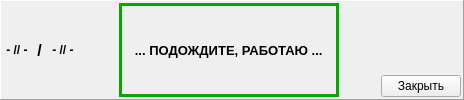
    <widget class="QFrame" name="frame_4">
     <property name="frameShape">
      <enum>QFrame::Panel</enum>
     </property>
     <property name="frameShadow">
      <enum>QFrame::Raised</enum>
     </property>
     <layout class="QHBoxLayout" name="horizontalLayout_5">
      <property name="spacing">
       <number>2</number>
      </property>
      <property name="leftMargin">
       <number>2</number>
      </property>
      <property name="topMargin">
       <number>2</number>
      </property>
      <property name="rightMargin">
       <number>2</number>
      </property>
      <property name="bottomMargin">
       <number>2</number>
      </property>
      <item>
       <widget class="QLabel" name="lab_time_all">
        <property name="font">
         <font>
          <weight>75</weight>
          <bold>true</bold>
         </font>
        </property>
        <property name="text">
         <string> - // - </string>
        </property>
        <property name="alignment">
         <set>Qt::AlignLeading|Qt::AlignLeft|Qt::AlignVCenter</set>
        </property>
       </widget>
      </item>
      <item>
       <widget class="QLabel" name="lab_t1">
        <property name="minimumSize">
         <size>
          <width>0</width>
          <height>32</height>
         </size>
        </property>
        <property name="font">
         <font>
          <pointsize>12</pointsize>
          <weight>75</weight>
          <bold>true</bold>
         </font>
        </property>
        <property name="text">
         <string> / </string>
        </property>
        <property name="alignment">
         <set>Qt::AlignLeading|Qt::AlignLeft|Qt::AlignVCenter</set>
        </property>
       </widget>
      </item>
      <item>
       <widget class="QLabel" name="lab_time">
        <property name="font">
         <font>
          <weight>75</weight>
          <bold>true</bold>
         </font>
        </property>
        <property name="text">
         <string> - // - </string>
        </property>
        <property name="alignment">
         <set>Qt::AlignLeading|Qt::AlignLeft|Qt::AlignVCenter</set>
        </property>
       </widget>
      </item>
      <item>
       <spacer name="horizontalSpacer_33">
        <property name="orientation">
         <enum>Qt::Horizontal</enum>
        </property>
        <property name="sizeHint" stdset="0">
         <size>
          <width>40</width>
          <height>20</height>
         </size>
        </property>
       </spacer>
      </item>
      <item>
       <widget class="QFrame" name="pan_wait">
        <property name="palette">
         <palette>
          <active>
           <colorrole role="WindowText">
            <brush brushstyle="SolidPattern">
             <color alpha="255">
              <red>0</red>
              <green>170</green>
              <blue>0</blue>
             </color>
            </brush>
           </colorrole>
           <colorrole role="Base">
            <brush brushstyle="SolidPattern">
             <color alpha="255">
              <red>255</red>
              <green>255</green>
              <blue>255</blue>
             </color>
            </brush>
           </colorrole>
           <colorrole role="Window">
            <brush brushstyle="SolidPattern">
             <color alpha="255">
              <red>255</red>
              <green>255</green>
              <blue>127</blue>
             </color>
            </brush>
           </colorrole>
          </active>
          <inactive>
           <colorrole role="WindowText">
            <brush brushstyle="SolidPattern">
             <color alpha="255">
              <red>0</red>
              <green>170</green>
              <blue>0</blue>
             </color>
            </brush>
           </colorrole>
           <colorrole role="Base">
            <brush brushstyle="SolidPattern">
             <color alpha="255">
              <red>255</red>
              <green>255</green>
              <blue>255</blue>
             </color>
            </brush>
           </colorrole>
           <colorrole role="Window">
            <brush brushstyle="SolidPattern">
             <color alpha="255">
              <red>255</red>
              <green>255</green>
              <blue>127</blue>
             </color>
            </brush>
           </colorrole>
          </inactive>
          <disabled>
           <colorrole role="WindowText">
            <brush brushstyle="SolidPattern">
             <color alpha="255">
              <red>120</red>
              <green>120</green>
              <blue>120</blue>
             </color>
            </brush>
           </colorrole>
           <colorrole role="Base">
            <brush brushstyle="SolidPattern">
             <color alpha="255">
              <red>255</red>
              <green>255</green>
              <blue>127</blue>
             </color>
            </brush>
           </colorrole>
           <colorrole role="Window">
            <brush brushstyle="SolidPattern">
             <color alpha="255">
              <red>255</red>
              <green>255</green>
              <blue>127</blue>
             </color>
            </brush>
           </colorrole>
          </disabled>
         </palette>
        </property>
        <property name="frameShape">
         <enum>QFrame::Panel</enum>
        </property>
        <property name="frameShadow">
         <enum>QFrame::Plain</enum>
        </property>
        <property name="lineWidth">
         <number>3</number>
        </property>
        <layout class="QHBoxLayout" name="horizontalLayout_26">
         <property name="spacing">
          <number>2</number>
         </property>
         <property name="leftMargin">
          <number>2</number>
         </property>
         <property name="topMargin">
          <number>5</number>
         </property>
         <property name="rightMargin">
          <number>2</number>
         </property>
         <property name="bottomMargin">
          <number>5</number>
         </property>
         <item>
          <widget class="QLabel" name="label_9">
           <property name="palette">
            <palette>
             <active>
              <colorrole role="WindowText">
               <brush brushstyle="SolidPattern">
                <color alpha="255">
                 <red>0</red>
                 <green>0</green>
                 <blue>0</blue>
                </color>
               </brush>
              </colorrole>
             </active>
             <inactive>
              <colorrole role="WindowText">
               <brush brushstyle="SolidPattern">
                <color alpha="255">
                 <red>0</red>
                 <green>0</green>
                 <blue>0</blue>
                </color>
               </brush>
              </colorrole>
             </inactive>
             <disabled>
              <colorrole role="WindowText">
               <brush brushstyle="SolidPattern">
                <color alpha="255">
                 <red>120</red>
                 <green>120</green>
                 <blue>120</blue>
                </color>
               </brush>
              </colorrole>
             </disabled>
            </palette>
           </property>
           <property name="font">
            <font>
             <pointsize>10</pointsize>
             <weight>75</weight>
             <bold>true</bold>
            </font>
           </property>
           <property name="frameShape">
            <enum>QFrame::NoFrame</enum>
           </property>
           <property name="frameShadow">
            <enum>QFrame::Plain</enum>
           </property>
           <property name="lineWidth">
            <number>2</number>
           </property>
           <property name="text">
            <string>   ... ПОДОЖДИТЕ, РАБОТАЮ ...   </string>
           </property>
          </widget>
         </item>
        </layout>
       </widget>
      </item>
      <item>
       <spacer name="horizontalSpacer_6">
        <property name="orientation">
         <enum>Qt::Horizontal</enum>
        </property>
        <property name="sizeHint" stdset="0">
         <size>
          <width>40</width>
          <height>20</height>
         </size>
        </property>
       </spacer>
      </item>
      <item>
       <layout class="QVBoxLayout" name="verticalLayout_2">
        <property name="spacing">
         <number>2</number>
        </property>
        <property name="leftMargin">
         <number>0</number>
        </property>
        <property name="topMargin">
         <number>0</number>
        </property>
        <property name="rightMargin">
         <number>0</number>
        </property>
        <property name="bottomMargin">
         <number>0</number>
        </property>
        <item>
         <spacer name="verticalSpacer_3">
          <property name="orientation">
           <enum>Qt::Vertical</enum>
          </property>
          <property name="sizeHint" stdset="0">
           <size>
            <width>2</width>
            <height>2</height>
           </size>
          </property>
         </spacer>
        </item>
        <item>
         <widget class="QPushButton" name="bn_close">
          <property name="font">
           <font>
            <weight>50</weight>
            <bold>false</bold>
           </font>
          </property>
          <property name="text">
           <string>Закрыть</string>
          </property>
          <property name="autoDefault">
           <bool>false</bool>
          </property>
         </widget>
        </item>
       </layout>
      </item>
     </layout>
    </widget>
